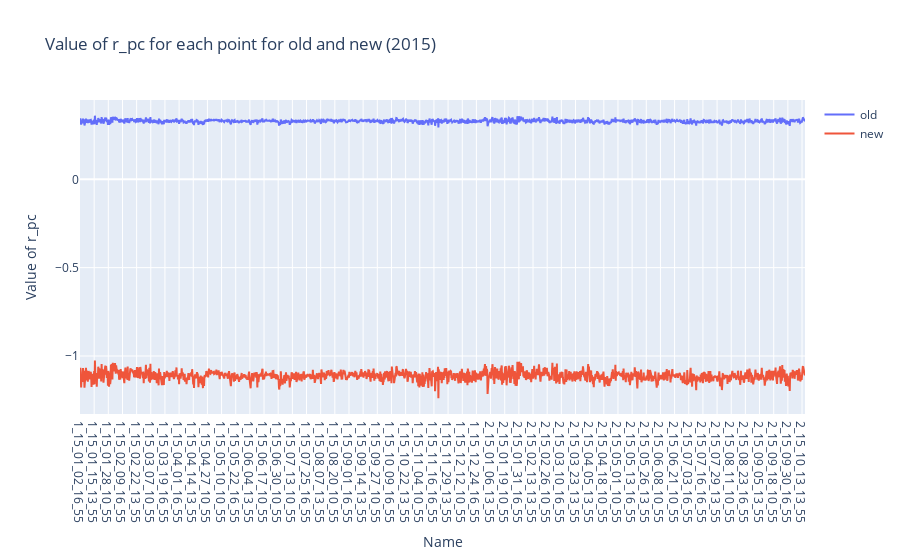
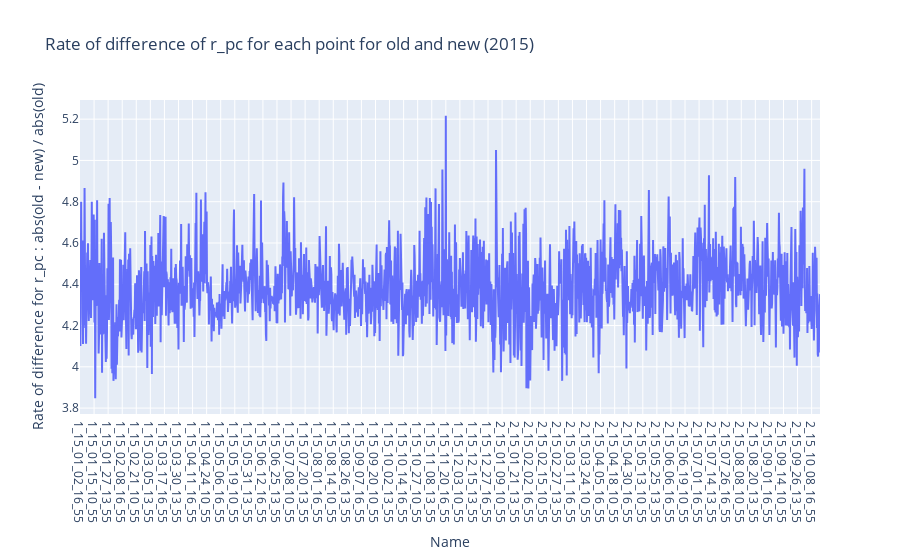
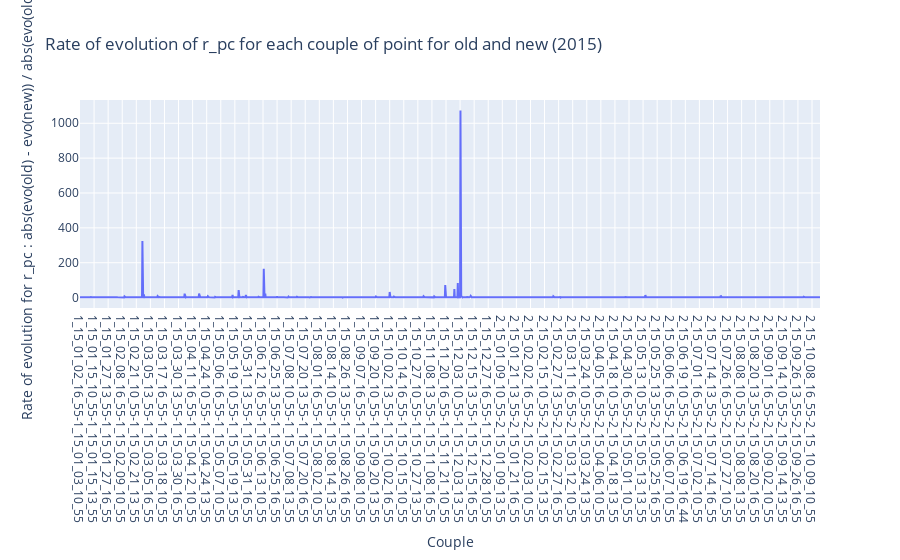

The notebook cell these images were saved under, in order:
### Markdown cell above
## Plot a r_pc

### Code cell
plot_feature('r_pc')

### Figure 1 — Plotly figure (JSON) as saved in the notebook; plotly's stock layout.template omitted (floating-point values rounded to 4 significant figures; data arrays with more than 128 entries replaced by an {"elided": "..."} marker saying what was removed)
{"data": [{"mode": "lines", "name": "old", "type": "scatter", "x": {"elided": "1947 str values"}, "y": {"elided": "1947 float values"}}, {"mode": "lines", "name": "new", "type": "scatter", "x": {"elided": "1947 str values"}, "y": {"elided": "1947 float values"}}], "layout": {"title": {"text": "Value of r_pc for each point for old and new (2015)"}, "xaxis": {"title": {"text": "Name"}}, "yaxis": {"title": {"text": "Value of r_pc"}}}}

### Figure 2 — Plotly figure (JSON) as saved in the notebook; plotly's stock layout.template omitted (floating-point values rounded to 4 significant figures; data arrays with more than 128 entries replaced by an {"elided": "..."} marker saying what was removed)
{"data": [{"mode": "lines", "type": "scatter", "x": {"elided": "1947 str values"}, "y": {"elided": "1947 float values"}}], "layout": {"title": {"text": "Rate of difference of r_pc for each point for old and new (2015)"}, "xaxis": {"title": {"text": "Name"}}, "yaxis": {"title": {"text": "Rate of difference for r_pc : abs(old - new) / abs(old)"}}}}

### Figure 3 — Plotly figure (JSON) as saved in the notebook; plotly's stock layout.template omitted (floating-point values rounded to 4 significant figures; data arrays with more than 128 entries replaced by an {"elided": "..."} marker saying what was removed)
{"data": [{"mode": "lines", "type": "scatter", "x": {"elided": "1946 str values"}, "y": {"elided": "1946 float values"}}], "layout": {"title": {"text": "Rate of evolution of r_pc for each couple of point for old and new (2015)"}, "xaxis": {"title": {"text": "Couple"}}, "yaxis": {"title": {"text": "Rate of evolution for r_pc : abs(evo(old) - evo(new)) / abs(evo(old))"}}}}
